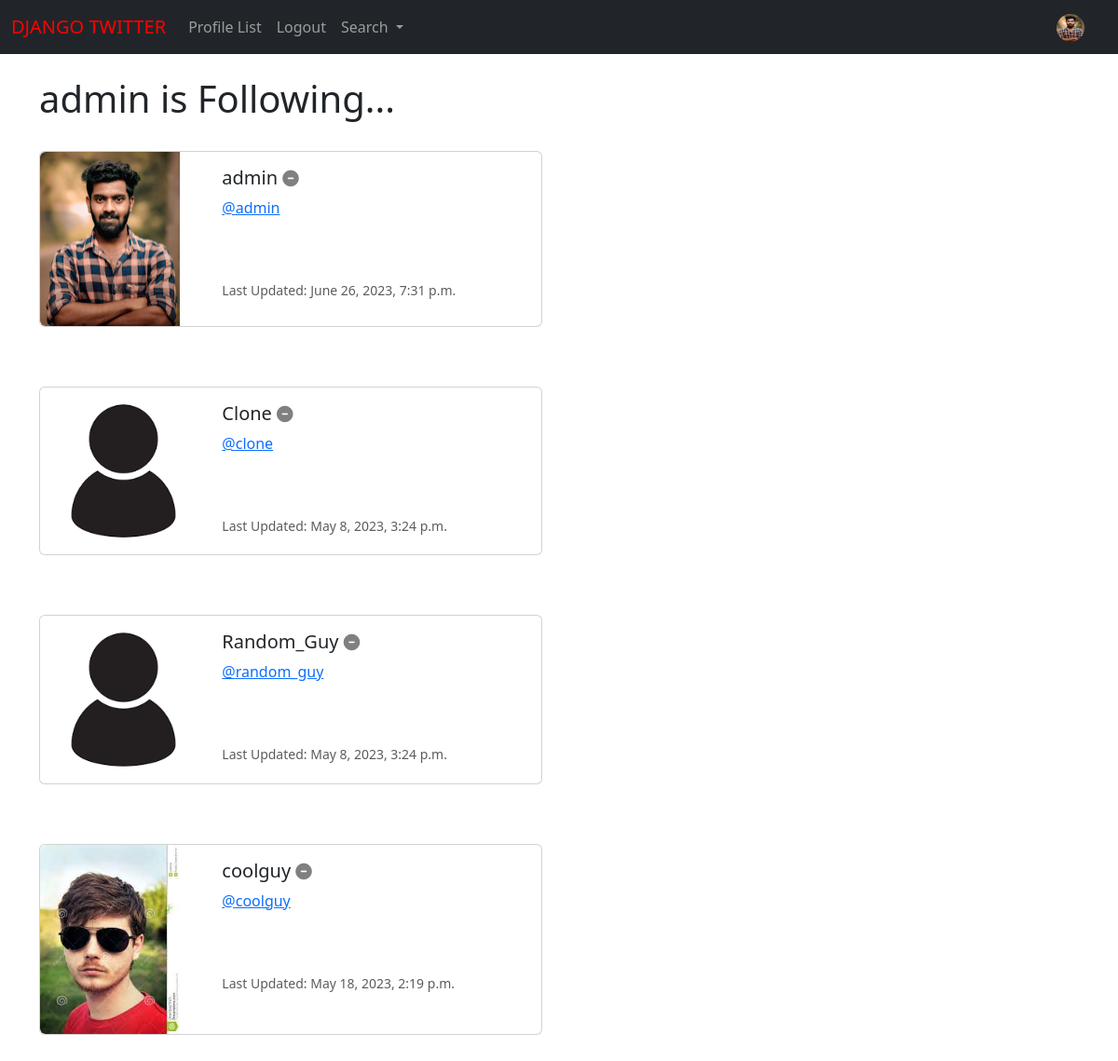
The page /profile/follows/1 (signed in) on the database its author committed.
### musker/models.py (models this page shows, shortened)
class Profile(models.Model):
	user = models.OneToOneField(User, on_delete=models.CASCADE)
	follows = models.ManyToManyField("self", related_name="followed_by", symmetrical=False, blank = True)
	date_modified = models.DateTimeField(User, auto_now=True)
	profile_image = models.ImageField(null=True, blank=True, upload_to="images/")
	profile_bio = models.CharField(null=True, blank=True, max_length=500)
	homepage_link = models.CharField(null=True, blank=True, max_length=100)
	facebook_link = models.CharField(null=True, blank=True, max_length=100)
	instagram_link = models.CharField(null=True, blank=True, max_length=100)
	linkedin_link = models.CharField(null=True, blank=True, max_length=100)

### musker/views.py (the view)
# urls.py: path('profile/follows/<int:pk>', views.follows, name='follows'),
def follows(request, pk):
	if request.user.is_authenticated:
		if request.user.id == pk:
			profiles = Profile.objects.get(user_id=pk)
			return render(request, 'follows.html', {"profiles":profiles})
		else:
			messages.success(request, ("That's not your profile page"))
			return redirect('home')
	else:
		messages.success(request, ("You must be logged in to review this page"))
		return redirect('home')

### musker/templates/follows.html
{% extends 'base.html' %}
{% load static %}
{% block content %}
	<h1>{{ request.user.username }} is Following...</h1>
<br/>
{% if profiles %}
	{% for profile in profiles.follows.all %}
<div class="card mb-3" style="max-width: 540px;">
  <div class="row g-0">
    <div class="col-md-4">
      {% if profile.profile_image %}
      <img src="{{ profile.profile_image.url }}" width=150 height=150 class="img-fluid rounded-start" alt="{{profile.user.username}}">
      {% else %}
      <img src="{% static 'images/default_profile_pic.png' %}" class="img-fluid rounded-start" alt="Profile Image">
      {% endif %}
    </div>
    <div class="col-md-8">
      <div class="card-body">
        <h5 class="card-title">{{ profile.user.username }}
            {% if profile in profiles.follows.all %}
<a href="{% url 'unfollow' profile.user.id %}">
		<i class="fa fa-circle-minus small" style="color:gray"></i>
			</a>
			{% else %}
    <a href="{% url 'follow' profile.user.id %}">
	<i class="fa fa-user-plus small" style="color:gray"></i>
	    </a>
			{% endif %}
        </h5>
        <p class="card-text"><a href="{% url 'profile' profile.user.id %}">@{{ profile.user.username|lower }}</a></p>
	<br/><br/>
        <p class="card-text"><small class="text-body-secondary">Last Updated: {{ profile.date_modified }}</small></p>
      </div>
    </div>
  </div>
</div>
<br/><br/>
	{% endfor %}
{% endif %}
{% endblock %}

### musker/templates/navbar.html (shortened to what this page needs)
{% load static %}
<nav class="navbar navbar-expand-lg navbar-dark bg-dark">
  <div class="container-fluid">
    <a style="color:red;" class="navbar-brand" href="{% url 'home' %}">DJANGO TWITTER</a>
    <div class="collapse navbar-collapse" id="navbarSupportedContent">
      <ul class="navbar-nav me-auto mb-2 mb-lg-0">
        <li class="nav-item">
          <a class="nav-link" href="{% url 'profile_list' %}">Profile List</a>
        </li>
	{% if user.is_authenticated %}
        <li class="nav-item">
          <a class="nav-link" href="{% url 'logout' %}">Logout</a>
        </li>
        {% endif %}
        <li class="nav-item dropdown">
          <a class="nav-link dropdown-toggle" href="#" role="button" data-bs-toggle="dropdown" aria-expanded="false">
            Search
          </a>
        </li>
      </ul>
      {% if user.is_authenticated %}
      <ul class="navbar-nav ml-auto">
        <li class="nav-link navbar-brand">
          <a href="{% url 'profile' request.user.id %}">
            {% if user.profile.profile_image %}
              <img src="{{ user.profile.profile_image.url }}" class="rounded-circle" width=30 height="30">
            {% else %}
            <img src="{% static 'images/default_profile_pic.png' %}" class="img-fluid rounded-circle" alt="Profile Image" width=30>
            {% endif %}
          </a>
        </li>
      </ul>
      {% endif%}
    </div>
  </div>
</nav>

### rows shown on the page
Profile: profile_image (picture), user.username "admin", date_modified "June 26, 2023, 7:31 p.m."
Profile: user.username "Clone", user.username "clone", date_modified "May 8, 2023, 3:24 p.m."
Profile: user.username "Random_Guy", user.username "random_guy", date_modified "May 8, 2023, 3:24 p.m."
Profile: profile_image (picture), user.username "coolguy", date_modified "May 18, 2023, 2:19 p.m."

### other values the page prints
{{ request.user.username }} "admin"
